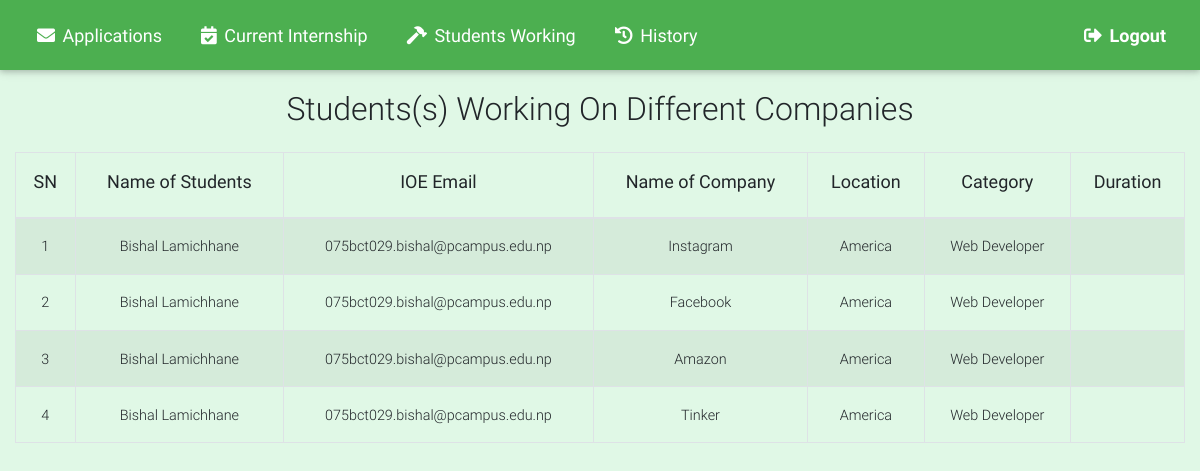
/admin/studentLocation.php (signed in), run on the app's committed database.
### tables this page shows
CREATE TABLE `student_location` (
  `id` int(11) NOT NULL,
  `name` varchar(50) NOT NULL,
  `email` varchar(50) NOT NULL,
  `company` varchar(50) NOT NULL,
  `address` varchar(50) NOT NULL,
  `category` varchar(50) NOT NULL,
  `added_at` timestamp NOT NULL DEFAULT current_timestamp()
);

### admin/studentLocation.php (the view, shortened to what this page needs)
<?php
  require_once('includes/header.php');
?>
  <?php
  if(!isset($_SESSION['admin_logged_in'])){
      echo "<script>window.open('login.php','_self')</script>";
    }else{
?>
  <main>
    <h2 class="text-center p-3">Students(s) Working On Different Companies</h2>
      <div class="container-fluid table-responsive">
        <table class="table table-striped table-bordered" style="display: table;">
          <thead>
            <th class="text-center"><h5 class="h5-responsive"><b>SN</b></h5></th>
            <th class="text-center"><h5 class="h5-responsive"><b>Name of Students</b></h5></th>
            <th class="text-center"><h5 class="h5-responsive"><b>IOE Email</b></h5></th>
            <th class="text-center"><h5 class="h5-responsive"><b>Name of Company</b></h5></th>
            <th class="text-center"><h5 class="h5-responsive"><b>Location</b></h5></th>
            <th class="text-center"><h5 class="h5-responsive"><b>Category</b></h5></th>
            <th class="text-center"><h5 class="h5-responsive"><b>Duration</b></h5></th>
          </thead>
          <tbody>
            <?php
              $sql = "SELECT * FROM student_location";
              $studentsList = $db->query($sql);
              $key = 0;
            ?>
            <?php while($student = mysqli_fetch_assoc($studentsList)):
                $key++;
              ?>
                <tr>
                  <td class="text-center"><?=$key;?></td>
                  <td class="text-center"><?=$student['name'];?></td>
                  <td class="text-center"><?=$student['email'];?></td>
                  <td class="text-center"><?=$student['company'];?></td>
                  <td class="text-center"><?=$student['address'];?></td>
                  <td class="text-center"><?=$student['category'];?></td>
                  <td class="text-center"><?=$student['duration'];?></td>
              </tr>
            <?php endwhile;?>
          </tbody>
        </table>
      </div>
    <?php } ?>
  </main>
<?php require_once 'includes/footer.php'; ?>

### admin/includes/header.php (shortened to what this page needs)
<!DOCTYPE html>
<?php require_once 'includes/functions.php';
echo"<link href='../assets/sweetalert.min.css' rel='stylesheet' />
<script src='../assets/sweetalert.min.js'></script>";?>
<html lang="en">
<head>
  <link rel="stylesheet" href="https://use.fontawesome.com/releases/v5.8.2/css/all.css">
  <link href="../css/bootstrap.min.css" rel="stylesheet">
  <link href="../css/mdb.min.css" rel="stylesheet">
  <link href="../css/style.css" rel="stylesheet">
</head>
<body>
  <header>
    <?php
            if(isset($_SESSION['admin_logged_in'])){
              echo "<nav class='mb-1 navbar navbar-expand-lg navbar-dark green' style='height: 70px; font-size:18px;'>
              <button class='navbar-toggler' type='button' data-toggle='collapse' data-target='#navbarSupportedContent-333'
        aria-controls='navbarSupportedContent-333' aria-expanded='false' aria-label='Toggle navigation'>
        <span class='navbar-toggler-icon'></span>
      </button>
      <div class='collapse navbar-collapse' id='navbarSupportedContent-333'>
        <ul class='navbar-nav mr-auto'>
          <li class='nav-item'>
            <a class='nav-link' href='index.php'><i class='fas fa-envelope'></i> Applications</a>
          </li>
          <li class='nav-item'>
          <a class='nav-link' href='insert.php'><i class='fas fa-calendar-check'></i> Current Internship</a>
          </li>
          <div class = ''>
          <li class='nav-item'><a href='studentLocation.php' class='nav-link' style='border-radius: 10em;'><i class='fas fa-hammer'></i> Students Working</a></li></div>
          <li class='nav-item'>
          <a class='nav-link' href='internship.php'><i class='fas fa-history'></i> History</a>
          </li>
          </ul>
              ";
              echo " <ul class='nav navbar-nav ml-auto'>";?>
              <li class='nav-item'><a href='logout.php' onclick = "return confirm('Are you sure want to log out?')" class='nav-link' style='border-radius: 10em;' style = 'text-align:right;'><i class='fas fa-sign-out-alt'></i><b> Logout</a></b></li>
           <?php }?>
        </nav>
  </header>

### admin/includes/footer.php (shortened to what this page needs)
</body>
</html>

### admin/includes/header.php (style rules this page uses)
html body { background-color: #E0F8E6; z-index: 1; }
a { margin: 10px; font-weight: 400; }

### data on the page
student_location: name "Bishal Lamichhane", email "075bct029.bishal@pcampus.edu.np", company "Instagram", address "America", category "Web Developer"
student_location: name "Bishal Lamichhane", email "075bct029.bishal@pcampus.edu.np", company "Facebook", address "America", category "Web Developer"
student_location: name "Bishal Lamichhane", email "075bct029.bishal@pcampus.edu.np", company "Amazon", address "America", category "Web Developer"
student_location: name "Bishal Lamichhane", email "075bct029.bishal@pcampus.edu.np", company "Tinker", address "America", category "Web Developer"
